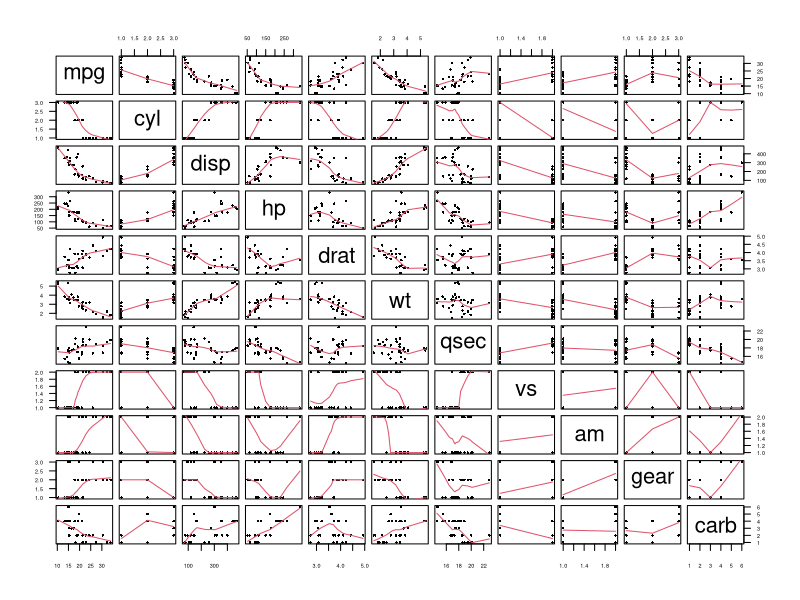
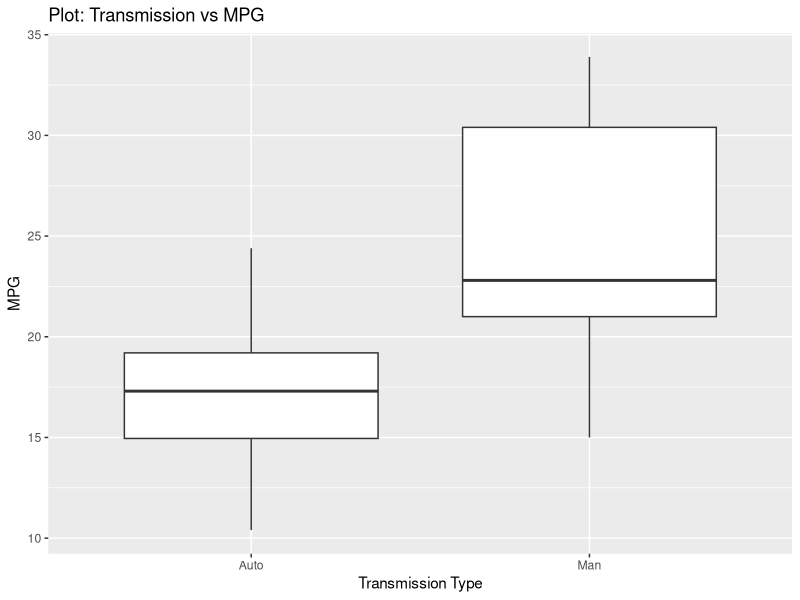
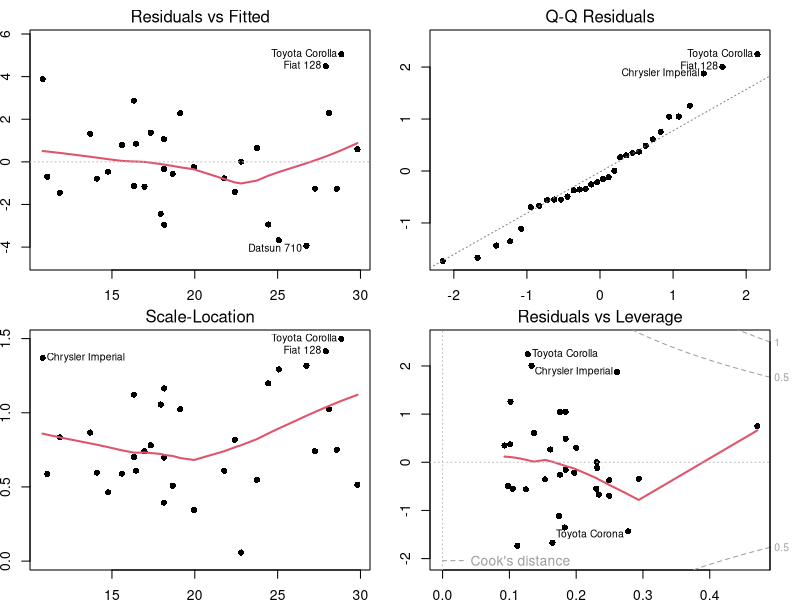

These charts were generated, in order, by the following R code:
## ---- chunk 1
knitr::opts_chunk$set(echo = TRUE)
## ---- chunk 2
#missing values check
colSums(is.na(mtcars))

#Transforming
mtcars$cyl  <- factor(mtcars$cyl)
mtcars$vs   <- factor(mtcars$vs)
mtcars$gear <- factor(mtcars$gear)
mtcars$carb <- factor(mtcars$carb)
mtcars$am   <- factor(mtcars$am,labels=c("Auto","Man"))

## ---- chunk 3
res <- t.test(mpg~am,data = mtcars)
res
## ---- chunk 4
fitting <- lm(mpg ~ ., data = mtcars)
summary(fitting) #results = "hide"
## ---- chunk 5
fitting2 <- step(fitting) #results = "hide"
summary(fitting2) #results = "hide"

## ---- chunk 6
pairs(mtcars,panel=panel.smooth, pch=16, cex=0.5, gap=0.5, lwd=1, las=1, cex.axis=0.5)

library(ggplot2)
ggplot(data = mtcars, aes(am,mpg)) + geom_boxplot() + labs(x= "Transmission Type", y = "MPG", title = "Plot: Transmission vs MPG")
## ---- chunk 7
# Residual Analysis Plots
par(mfrow=c(2,2), mai=.3*c(1,1,1,1))
plot(fitting2,pch=16,lty=1,lwd=2)
